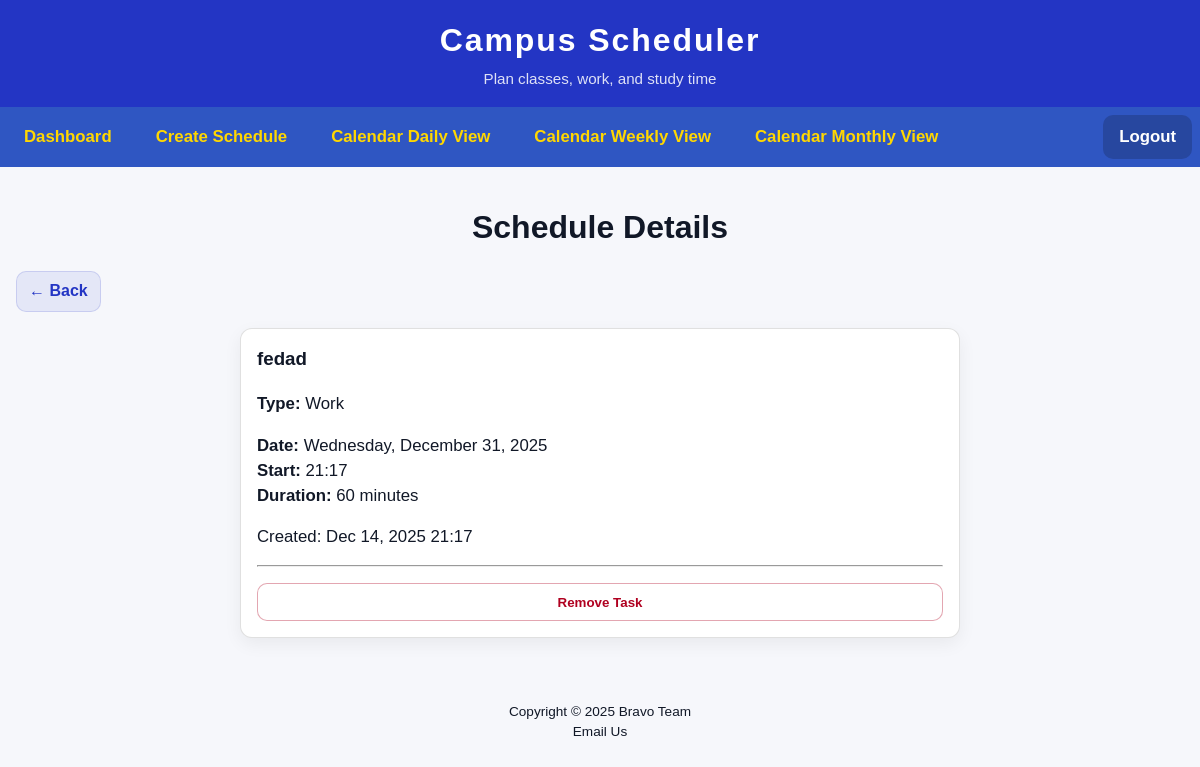
The page /schedule/5/?next=/calendar/daily/ (signed in) on the database its author committed.
### core/models.py (models this page shows, shortened)
class ScheduleItem(models.Model):
    TYPE_CHOICES = [
        ("classes", "Classes"),
        ("work", "Work"),
    ]
    user = models.ForeignKey(
        settings.AUTH_USER_MODEL,
        on_delete=models.CASCADE,
        related_name="schedule_items",
    )
    item_type = models.CharField(max_length=20, choices=TYPE_CHOICES, default="classes")
    title = models.CharField(max_length=200)
    notes = models.TextField(blank=True)
    date = models.DateField()
    time = models.TimeField()
    duration_minutes = models.PositiveIntegerField(default=60)
    created_at = models.DateTimeField(auto_now_add=True)
    class Meta:
        ordering = ["date", "time"]

### core/views.py (the view)
# urls.py: path("schedule/<int:pk>/", views.schedule_detail, name="schedule_detail"),
@login_required
def schedule_detail(request, pk):
    item = get_object_or_404(ScheduleItem, pk=pk, user=request.user)
    next_url = request.GET.get("next")  # where to go back (daily/weekly/monthly)
    return render(request, "main/scheduleDetail.html", {
        "item": item,
        "next_url": next_url,
    })

### core/templates/main/scheduleDetail.html (shortened to what this page needs)
{% extends "main/base.html" %}
{% block content %}
  <h2>Schedule Details</h2>
  <div class="calendar-nav">
    {% if next_url %}
      <a class="btn btn-soft" href="{{ next_url }}">← Back</a>
    {% else %}
      <a class="btn btn-soft" href="{% url 'dashboard' %}">← Back to Dashboard</a>
    {% endif %}
  </div>
  <section class="dash-card" style="max-width: 720px; margin: 1rem auto;">
    <h3 style="margin-top: 0;">{{ item.title }}</h3>
    <p class="muted" style="text-align:left; margin-top:.25rem;">
      <strong>Type:</strong> {{ item.get_item_type_display }}
    </p>
    <p style="text-align:left;">
      <strong>Date:</strong> {{ item.date|date:"l, F j, Y" }}<br>
      <strong>Start:</strong> {{ item.time|time:"H:i" }}<br>
      <strong>Duration:</strong> {{ item.duration_minutes }} minutes
    </p>
    {% if item.created_at %}
      <p class="muted" style="text-align:left; margin-top:1rem;">
        Created: {{ item.created_at|date:"M d, Y H:i" }}
      </p>
    {% endif %}
    <hr>
<form method="post"
      action="{% url 'schedule_delete' item.pk %}"
      onsubmit="return confirm('Remove this schedule item? This cannot be undone.');"
      style="text-align:left; margin-top: 1rem;">
  <button type="submit" class="btn btn-outline" style="border-color: rgba(176,0,32,.35); color:#b00020;">
    Remove Task
  </button>
</form>
  </section>
{% endblock %}

### core/static/main/css/styles.css (style rules this page uses)
* { box-sizing: border-box; }
:root { --brand-900: rgb(35, 53, 196); --brand-700: rgb(47, 86, 194); --accent: #FFD700; --accent-dark: #B8860B; --bg: #f6f7fb; --text: #111827; --muted: #6b7280; --card: #ffffff; --border: rgba(0,0,0,0.12); --radius: 12px; --shadow: 0 10px 26px rgba(0,0,0,0.08); --shadow-soft: 0 6px 18px rgba(0,0,0,0.06); }
html, body { height: 100%; margin: 0; padding: 0; }
body { min-height: 100%; background: var(--bg); color: var(--text); font-family: "Trebuchet MS", "Lucida Sans Unicode", "Lucida Grande", "Lucida Sans", Arial, sans-serif; line-height: 1.5; }
a { color: inherit; text-decoration: none; }
h2 { text-align: center; font-family: Arial, Helvetica, sans-serif; margin: 1.25rem 0 0.75rem; }
p { font-size: 1rem; text-align: center; color: var(--text); margin: 0.5rem 0 1rem; }
.dash-card { background: var(--card); border: 1px solid var(--border); border-radius: var(--radius); box-shadow: var(--shadow-soft); padding: 1rem; }
button, input[type="submit"] { border: none; background: var(--brand-900); color: #fff; padding: 0.75rem 1rem; border-radius: 10px; font-weight: 700; cursor: pointer; }
.dash-card form { margin: 0; padding: 0; border: none; box-shadow: none; width: 100%; display: flex; flex-direction: column; gap: 0.75rem; }
@media (min-width: 600px) { p { font-size: 1.05rem; } }
@media (min-width: 600px) { h2 { font-size: 2rem; padding-bottom: 0.5rem; } }
.btn { display: inline-flex; align-items: center; justify-content: center; text-decoration: none; border-radius: 10px; padding: 0.65rem 1rem; font-weight: 700; cursor: pointer; border: 1px solid transparent; }
.btn-outline { background: #fff; border-color: #cfcfcf; color: #111; }
.btn-soft { background: rgba(35, 53, 196, 0.08); border-color: rgba(35, 53, 196, 0.15); color: rgb(35, 53, 196); padding: 0.45rem 0.75rem; }

### rows shown on the page
ScheduleItem: title "fedad", item_type "Work", date "Wednesday, December 31, 2025", time "21:17", duration_minutes "60", created_at "Dec 14, 2025 21:17"
